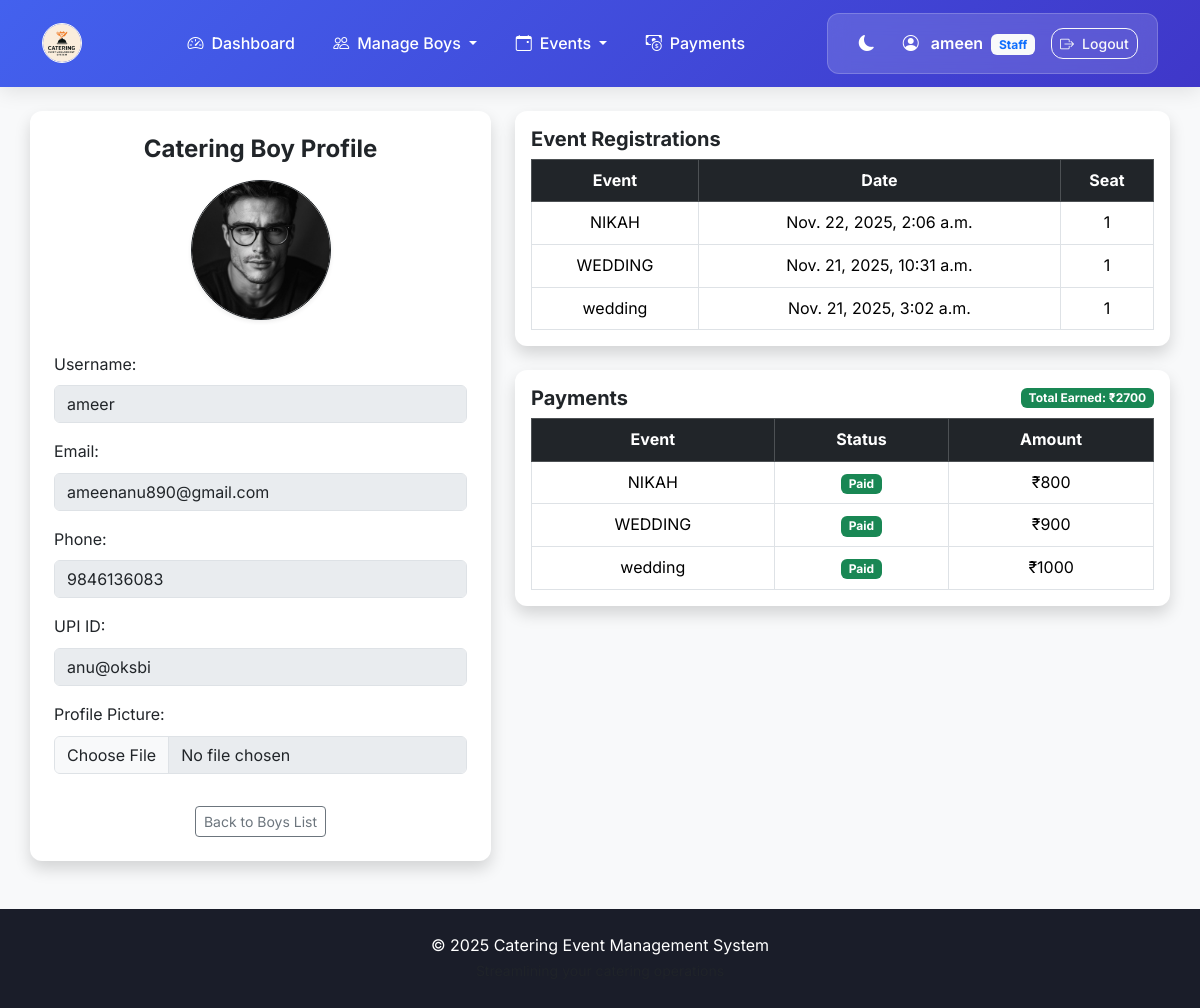
The app's page /staff/boys/4/profile/ (signed in) with its own data.
### event_app/models.py (models this page shows, shortened)
class CustomUser(AbstractUser):
    staff_id = models.CharField(max_length=20, unique=True, null=True, blank=True)
    boy_id = models.CharField(max_length=20, unique=True, null=True, blank=True)
    is_staff_user = models.BooleanField(default=False)
    is_boy_user = models.BooleanField(default=False)
    first_time_login = models.BooleanField(default=True)
    profile_pic = models.ImageField(upload_to="profile_pics/", blank=True, null=True)
    phone = models.CharField(max_length=15, blank=True, null=True)
    upi_id = models.CharField(max_length=50, blank=True, null=True)

class Registration(models.Model):
    boy = models.ForeignKey(
        settings.AUTH_USER_MODEL,
        on_delete=models.CASCADE,
        limit_choices_to={'is_boy_user': True}
    )
    event = models.ForeignKey(Event, on_delete=models.CASCADE)
    seat_number = models.PositiveIntegerField()
    registration_date = models.DateTimeField(auto_now_add=True)

class Event(models.Model):
    STATUS_CHOICES = (
        ('upcoming', 'Upcoming'),
        ('completed', 'Completed'),
    )
    title = models.CharField(max_length=200)
    date = models.DateField()
    location = models.CharField(max_length=200)
    description = models.TextField(blank=True, null=True)
    total_seats = models.PositiveIntegerField()
    payment_per_boy = models.PositiveIntegerField()
    event_status = models.CharField(max_length=20, choices=STATUS_CHOICES, default='upcoming')
    created_by = models.ForeignKey(
        settings.AUTH_USER_MODEL,
        on_delete=models.SET_NULL,
        null=True,
        limit_choices_to={'is_staff_user': True}
    )
    created_at = models.DateTimeField(auto_now_add=True)
    image = models.ImageField(upload_to="event_images/", null=True, blank=True)

class Payment(models.Model):
    STATUS_CHOICES = (
        ('Pending', 'Pending'),
        ('Paid', 'Paid'),
    )
    registration = models.ForeignKey(Registration, on_delete=models.CASCADE)
    amount = models.PositiveIntegerField()
    payment_status = models.CharField(max_length=20, choices=STATUS_CHOICES, default='Pending')
    payment_id = models.CharField(max_length=200, blank=True, null=True)  # Razorpay order/payment id
    paid_at = models.DateTimeField(blank=True, null=True)

### event_app/views.py (the view)
# urls.py: path("staff/boys/<int:pk>/profile/", views.StaffBoyProfileView.as_view(), name="staff_boy_profile"),
class StaffBoyProfileView(LoginRequiredMixin, StaffOnlyMixin, View):
    template_name = "boy/profile.html"   # reuse same template
    def get(self, request, pk):
        boy = get_object_or_404(CustomUser, pk=pk, is_boy_user=True)
        form = BoyProfileForm(instance=boy)
        for field in form.fields.values():
            field.disabled = True
        registrations = Registration.objects.filter(boy=boy).select_related("event").order_by("-registration_date")
        payments = Payment.objects.filter(registration__boy=boy).select_related("registration__event").order_by("-paid_at")
        total_earnings = payments.filter(payment_status="Paid").aggregate(
            total=models.Sum("amount")
        )["total"] or 0
        context = {
            "form": form,
            "target_user": boy,
            "registrations": registrations,
            "payments": payments,
            "total_earnings": total_earnings,
            "is_staff_view": True,   # staff viewing boy
        }
        return render(request, self.template_name, context)

### event_app/forms.py
class BoyProfileForm(forms.ModelForm):
    class Meta:
        model = CustomUser
        fields = ["username", "email", "phone", "upi_id", "profile_pic"]
        widgets = {
            "username": forms.TextInput(attrs={"class": "form-control", "readonly": "readonly"}),
            "email": forms.EmailInput(attrs={"class": "form-control"}),
            "phone": forms.NumberInput(attrs={"class": "form-control"}),
            "upi_id": forms.TextInput(attrs={"class": "form-control"}),
            "profile_pic": forms.FileInput(attrs={"class": "form-control"}),
        }

### event_app/views.py (called while the page is built)
    def dispatch(self, request, *args, **kwargs):
        if not request.user.is_authenticated or not request.user.is_staff_user:
            messages.error(request, "Access denied.")
            return redirect("staff_login")
        return super().dispatch(request, *args, **kwargs)

### event_app/templates/boy/profile.html (shortened to what this page needs)
{% extends "base.html" %}
{% load static %}
{% block content %}
<div class="row">
    <div class="col-md-5">
        <div class="card shadow p-4 mb-4">
            <h4 class="fw-bold text-center mb-3">
                {% if is_staff_view %}
                Catering Boy Profile
                {% else %}
                My Profile
                {% endif %}
            </h4>
            {% load static %}
            <div class="text-center mb-3">
                {% if target_user.profile_pic %}
                <img src="{{ target_user.profile_pic.url }}" class="rounded-circle border border-dark shadow-sm mb-3"
                    style="width:140px; height:140px; object-fit:cover;" alt="Profile Picture">
                {% else %}
                <img src="{% static 'images/default_profile.jpg' %}"
                    class="rounded-circle border border-dark shadow-sm mb-3"
                    style="width:140px; height:140px; object-fit:cover;" alt="Default Picture">
                {% endif %}
            </div>
            <form method="POST" enctype="multipart/form-data">
                <div class="mb-3">
                    <label class="form-label">Username:</label>
                    {{ form.username }}
                </div>
                <div class="mb-3">
                    <label class="form-label">Email:</label>
                    {{ form.email }}
                </div>
                <div class="mb-3">
                    <label class="form-label">Phone:</label>
                    {{ form.phone }}
                </div>
                <div class="mb-3">
                    <label class="form-label">UPI ID:</label>
                    {{ form.upi_id }}
                </div>
                <div class="mb-3">
                    <label class="form-label">Profile Picture:</label>
                    {{ form.profile_pic }}
                </div>
            </form>
            <div class="mt-3 text-center">
                {% if is_staff_view %}
                <a href="{% url 'view_boys' %}" class="btn btn-outline-secondary btn-sm">Back to Boys List</a>
                {% else %}
                <a href="{% url 'boy_dashboard' %}" class="btn btn-outline-secondary btn-sm">Back to Dashboard</a>
                {% endif %}
            </div>
        </div>
    </div>
    <div class="col-md-7">
        <div class="card shadow p-3 mb-4">
            <h5 class="fw-bold mb-2">Event Registrations</h5>
            <table class="table table-bordered text-center mb-0">
                <thead class="table-dark">
                    <tr>
                        <th>Event</th>
                        <th>Date</th>
                        <th>Seat</th>
                    </tr>
                </thead>
                <tbody>
                    {% for r in registrations %}
                    <tr>
                        <td>{{ r.event.title }}</td>
                        <td>{{ r.registration_date }}</td>
                        <td>{{ r.seat_number }}</td>
                    </tr>
                    {% empty %}
                    <tr>
                        <td colspan="3" class="text-muted">No registrations yet</td>
                    </tr>
                    {% endfor %}
                </tbody>
            </table>
        </div>
        <div class="card shadow p-3">
            <div class="d-flex justify-content-between align-items-center mb-2">
                <h5 class="fw-bold mb-0">Payments</h5>
                <span class="badge bg-success">
                    Total Earned: ₹{{ total_earnings }}
                </span>
            </div>
            <table class="table table-bordered text-center mb-0">
                <thead class="table-dark">
                    <tr>
                        <th>Event</th>
                        <th>Status</th>
                        <th>Amount</th>
                    </tr>
                </thead>
                <tbody>
                    {% for p in payments %}
                    <tr>
                        <td>{{ p.registration.event.title }}</td>
                        <td>
                            {% if p.payment_status == "Paid" %}
                            <span class="badge bg-success">Paid</span>
                            {% else %}
                            <span class="badge bg-warning">Pending</span>
                            {% endif %}
                        </td>
                        <td>₹{{ p.amount }}</td>
                    </tr>
                    {% empty %}
                    <tr>
                        <td colspan="3" class="text-muted">No payments yet</td>
                    </tr>
                    {% endfor %}
                </tbody>
            </table>
        </div>
    </div>
</div>
{% endblock %}

### event_app/templates/base.html (shortened to what this page needs)
{% load static %}
<!DOCTYPE html>
<html lang="en">
<head>
    <link href="https://cdn.jsdelivr.net/npm/bootstrap@5.3.3/dist/css/bootstrap.min.css" rel="stylesheet">
    <link rel="stylesheet" href="https://cdn.jsdelivr.net/npm/bootstrap-icons@1.11.1/font/bootstrap-icons.css">
</head>
<body class="bg-light fade-in">
    <nav class="navbar navbar-expand-lg navbar-dark sticky-top">
        <div class="container">
            <a class="navbar-brand d-flex align-items-center" href="{% if user.is_authenticated %}{% if user.is_staff_user %}{% url 'staff_dashboard' %}{% else %}{% url 'boy_dashboard' %}{% endif %}{% else %}#{% endif %}">
                <img src="{% static 'images/logo.png' %}" alt="Logo" width="40" height="40" class="me-2 rounded-circle border border-light">
            </a>
            <div class="collapse navbar-collapse" id="navbarContent">
                {% if user.is_authenticated %}
                <ul class="navbar-nav mx-auto mb-2 mb-lg-0">
                    {% if user.is_staff_user %}
                    <li class="nav-item"><a class="nav-link text-white" href="{% url 'staff_dashboard' %}"><i class="bi bi-speedometer2 me-2"></i>Dashboard</a></li>
                    <li class="nav-item dropdown">
                        <a class="nav-link text-white dropdown-toggle" href="#" role="button" data-bs-toggle="dropdown" aria-expanded="false">
                            <i class="bi bi-people me-2"></i>Manage Boys
                        </a>
                    </li>
                    <li class="nav-item dropdown">
                        <a class="nav-link text-white dropdown-toggle" href="#" role="button" data-bs-toggle="dropdown" aria-expanded="false">
                            <i class="bi bi-calendar-event me-2"></i>Events
                        </a>
                    </li>
                    <li class="nav-item"><a class="nav-link text-white" href="{% url 'payment_history' %}"><i class="bi bi-cash-coin me-2"></i>Payments</a></li>
                    {% endif %}
                </ul>
                {% endif %}
                <div class="d-flex align-items-center user-info-box">
                    <button id="theme-toggle" class="btn btn-sm btn-link text-white p-0 me-3 theme-toggle-btn" title="Toggle theme" aria-label="Toggle dark mode">
                        <i id="theme-icon" class="bi bi-moon-fill fs-6"></i>
                    </button>
                    {% if user.is_authenticated %}
                    <span class="text-white fw-semibold me-3">
                        <i class="bi bi-person-circle me-2"></i>
                        {{ user.username }}
                        {% if user.is_staff_user %}<span class="badge bg-light text-primary ms-1">Staff</span>{% endif %}
                    </span>
                    <a href="{% url 'logout' %}" class="btn btn-outline-light btn-sm">
                        <i class="bi bi-box-arrow-right me-2"></i>Logout
                    </a>
                    {% endif %}
                </div>
            </div>
        </div>
    </nav>
    <div class="container py-4 main-content">
        {% block content %}{% endblock %}
    </div>
    <footer class="footer text-center">
        <div class="container">
            <p class="mb-0">© 2025 Catering Event Management System</p>
            <small class="text-muted">Streamlining your catering operations</small>
        </div>
    </footer>
</body>
</html>

### event_app/templates/base.html (style rules this page uses)
:root { --primary: #4361ee; --primary-light: #4895ef; --secondary: #3f37c9; --success: #4cc9f0; --dark: #1a1d29; --light: #f8f9fa; --gray: #6c757d; --gray-light: #e9ecef; --border-radius: 12px; --box-shadow: 0 10px 30px rgba(0, 0, 0, 0.08); --transition: all 0.3s cubic-bezier(0.25, 0.8, 0.25, 1); }
body { font-family: 'Inter', sans-serif; background-color: var(--light); color: var(--dark); transition: var(--transition); display: flex; flex-direction: column; min-height: 100vh; line-height: 1.6; }
.navbar { background: linear-gradient(135deg, var(--primary) 0%, var(--secondary) 100%); box-shadow: 0 4px 20px rgba(0, 0, 0, 0.1); padding: 0.8rem 0; transition: var(--transition); }
.navbar-brand { font-weight: 700; font-size: 1.4rem; letter-spacing: -0.5px; display: flex; align-items: center; transition: var(--transition); }
.navbar-brand img { transition: var(--transition); border-radius: 10px; }
.nav-link { font-weight: 500; padding: 0.5rem 1rem !important; margin: 0 0.2rem; border-radius: var(--border-radius); transition: var(--transition); position: relative; overflow: hidden; }
.nav-link::before { content: ''; position: absolute; bottom: 0; left: 50%; width: 0; height: 2px; background: rgba(255, 255, 255, 0.8); transition: var(--transition); transform: translateX(-50%); }
.user-info-box { background: rgba(255, 255, 255, 0.15); backdrop-filter: blur(10px); border-radius: var(--border-radius); padding: 0.6rem 1.2rem; border: 1px solid rgba(255, 255, 255, 0.2); transition: var(--transition); }
.theme-toggle-btn { transition: var(--transition); border-radius: 50%; width: 40px; height: 40px; display: flex; align-items: center; justify-content: center; }
.btn-outline-light { border-radius: var(--border-radius); transition: var(--transition); font-weight: 500; }
.main-content { flex: 1; padding: 2rem 0; }
.card { border: none; border-radius: var(--border-radius); box-shadow: var(--box-shadow); transition: var(--transition); overflow: hidden; }
.footer { background-color: var(--dark); color: white; padding: 1.5rem 0; margin-top: auto; transition: var(--transition); }
.fade-in { animation: fadeIn 0.5s ease-in-out; }

### records on screen
CustomUser: username "ameen"
CustomUser: profile_pic (picture), username "ameer", email "ameenanu890@gmail.com", phone "9846136083", upi_id "anu@oksbi"
Registration: event "NIKAH", registration_date "Nov. 22, 2025, 2:06 a.m.", seat_number "1"
Registration: event "WEDDING", registration_date "Nov. 21, 2025, 10:31 a.m.", seat_number "1"
Registration: event "wedding", registration_date "Nov. 21, 2025, 3:02 a.m.", seat_number "1"
Payment: registration.event "NIKAH", payment_status "Paid", amount "800"
Payment: registration.event "WEDDING", payment_status "Paid", amount "900"
Payment: registration.event "wedding", payment_status "Paid", amount "1000"

### other values on screen
{{ total_earnings }} "2700"
